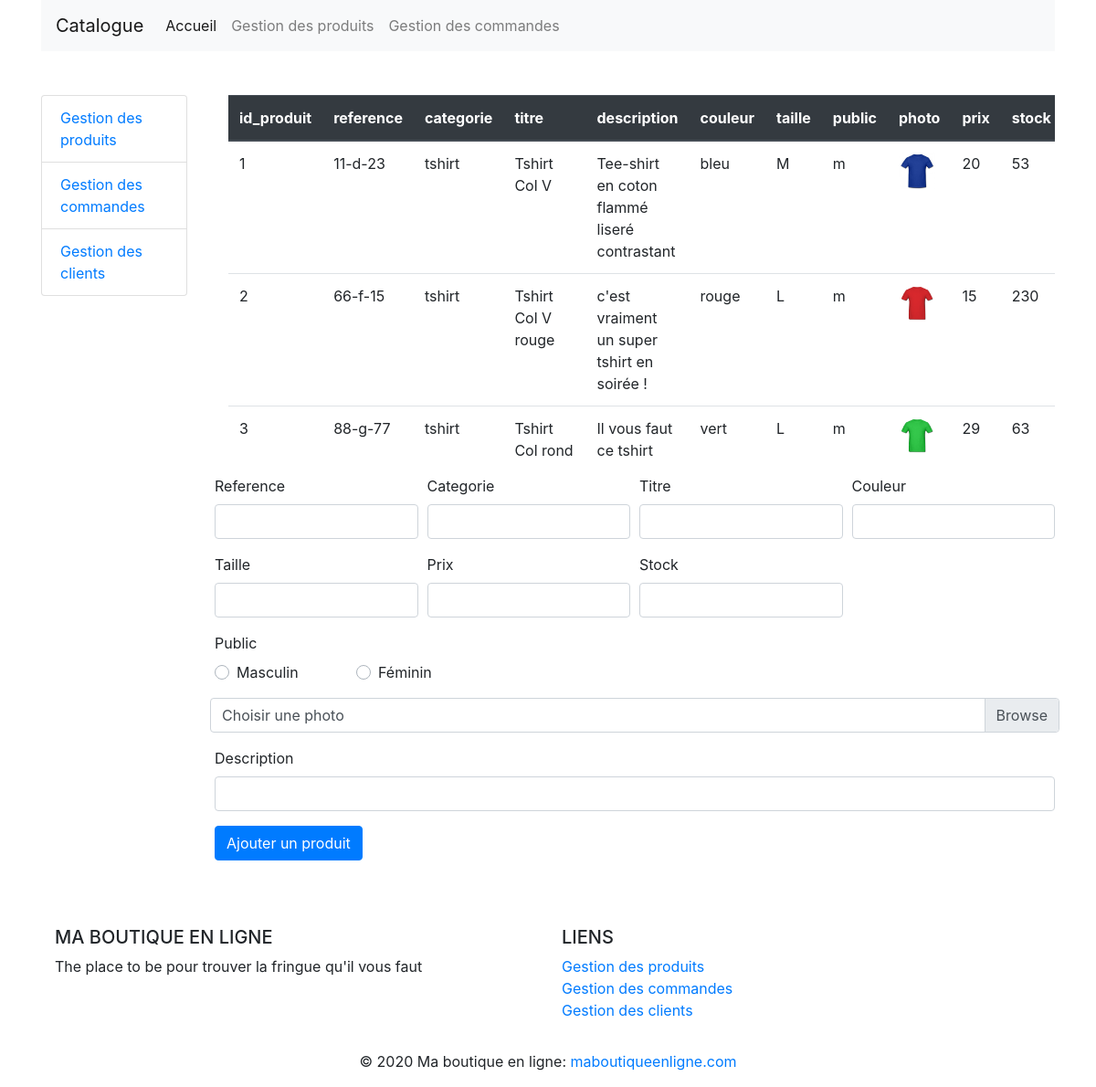
The page /admin/gestion_produits.php on the database its author committed.
### tables this page shows
CREATE TABLE `produit` (
  `id_produit` int(3) NOT NULL,
  `reference` varchar(20) NOT NULL,
  `categorie` varchar(20) NOT NULL,
  `titre` varchar(100) NOT NULL,
  `description` text NOT NULL,
  `couleur` varchar(20) NOT NULL,
  `taille` varchar(5) NOT NULL,
  `public` enum('m','f','mixte') NOT NULL,
  `photo` varchar(250) NOT NULL,
  `prix` int(3) NOT NULL,
  `stock` int(3) NOT NULL
);

### admin/gestion_produits.php (the view, shortened to what this page needs)
<?php
require_once("../inc/init.php");
$r = $pdo->query("SELECT * FROM produit");
require_once("inc/header.php");
?>
<div class="col-md-10">
    <div class="table-responsive">
        <table class="table col-md-12">
            <thead class="thead-dark">
                <tr>
                    <?php for($i=0; $i< $r->columnCount(); $i++ ) { ?>
                        <th> <?php echo $r->getColumnMeta($i)["name"]; ?> </th>
                    <?php } ?>
                </tr>
            </thead>
            <tbody>
                <?php while($produit = $r->fetch(PDO::FETCH_ASSOC)) { ?>
                    <tr>
                        <?php foreach($produit as $indice => $valeur) {
                            if($indice == "photo") { ?>
                                <td> <img class="img-fluid" style="width:40px" src="<?php echo $valeur; ?>">  </td>
                           <?php  } else{ ?>
                            <td> <?php echo $valeur;  ?>  </td>
                           <?php } ?>
                        <?php } ?>
                    </tr>
                <?php } ?>
            </tbody>
        </table>
    </div>
    <form action="" method="POST" enctype="multipart/form-data">
        <div class="form-row">
            <div class="form-group col-md-3">
                <label for="reference">Reference</label>
                <input type="text" class="form-control" id="reference" name="reference">
            </div>
            <div class="form-group col-md-3">
                <label for="categorie">Categorie</label>
                <input type="text" class="form-control" id="categorie" name="categorie">
            </div>
            <div class="form-group col-md-3">
                <label for="titre">Titre</label>
                <input type="text" class="form-control" id="titre" name="titre">
            </div>
            <div class="form-group col-md-3">
                <label for="couleur">Couleur</label>
                <input type="text" class="form-control" id="couleur" name="couleur">
            </div>
            <div class="form-group col-md-3">
                <label for="taille">Taille</label>
                <input type="text" class="form-control" id="taille" name="taille">
            </div>
            <div class="form-group col-md-3">
                <label for="prix">Prix</label>
                <input type="text" class="form-control" id="prix" name="prix">
            </div>
            <div class="form-group col-md-3">
                <label for="stock">Stock</label>
                <input type="text" class="form-control" id="stock" name="stock">
            </div>
            <div class="form-group col-md-2">
                <label for="public_m">Public</label>
                <div class="custom-control custom-radio">
                    <label class="custom-control-label" for="public_m">Masculin</label>
                </div>
            </div>
            <div class="form-group col-md-2">
                <label for="public_f" style="color:transparent">Public</label>
                <div class="custom-control custom-radio">
                    <label class="custom-control-label" for="public_f">Féminin</label>
                </div>
            </div>
            <div class="custom-file mb-3">
                <label class="custom-file-label" for="photo">Choisir une photo</label>
            </div>
            <div class="form-group col-md-12">
                <label for="description">Description</label>
                <input type="text" class="form-control" id="description" name="description">
            </div>
        </div>
        <button type="submit" class="btn btn-primary" name="ajouterProduit">Ajouter un produit</button>
    </form>
</div>
<?php
require_once("inc/footer.php");
?>

### admin/inc/css/style.css (style rules this page uses)
.table { height: 400px; overflow-y: auto; display: block; }

### rows shown on the page
produit: id_produit "1", reference "11-d-23", categorie "tshirt", titre "Tshirt Col V", description "Tee-shirt en coton flammé liseré contrastant", couleur "bleu", taille "M", public "m", photo (picture), prix "20", stock "53"
produit: id_produit "2", reference "66-f-15", categorie "tshirt", titre "Tshirt Col V rouge", description "c'est vraiment un super tshirt en soirée !", couleur "rouge", taille "L", public "m", photo (picture), prix "15", stock "230"
produit: id_produit "3", reference "88-g-77", categorie "tshirt", titre "Tshirt Col rond…", description "Il vous faut ce tshirt…", couleur "vert", taille "L", public "m", photo (picture), prix "29", stock "63"

### other values the page prints
$r->getColumnMeta($i)["name"] "id_produit"
$r->getColumnMeta($i)["name"] "reference"
$r->getColumnMeta($i)["name"] "categorie"
$r->getColumnMeta($i)["name"] "titre"
$r->getColumnMeta($i)["name"] "description"
$r->getColumnMeta($i)["name"] "couleur"
$r->getColumnMeta($i)["name"] "taille"
$r->getColumnMeta($i)["name"] "public"
$r->getColumnMeta($i)["name"] "photo"
$r->getColumnMeta($i)["name"] "prix"
$r->getColumnMeta($i)["name"] "stock"
